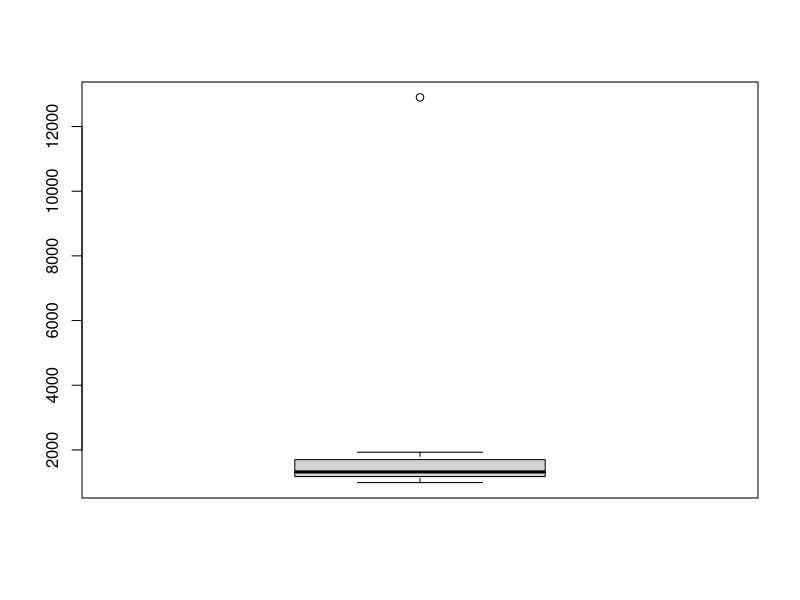

Write the R code that produced this figure.
df <- data.frame(VentasA= c(1320,1495,990,1250,12900,1900,1500,1100,1250,1100,1930),
                 VentasB= c(1110,1405,985,1290,1300,1705,1200,1105,1150,1210,NA))

# estimaciones puntuales 
mA <- mean(df$VentasA, na.rm = TRUE)
mB <- mean(df$VentasB, na.rm = TRUE)
s2A <- var(df$VentasA, na.rm = TRUE)
s2B <- var(df$VentasB, na.rm = TRUE)

# intervalos de confianza para la media poblacional
t.test(df$VentasA, conf.level = 0.95)$conf
t.test(df$VentasB, conf.level = 0.95)$conf

# intervalo para las varianzas poblacionales
IntVAR <- function(x, alpha){
  n <- length(x)
  s2 <- var(x, na.rm = TRUE)
  k1 <- qchisq(1-alpha/2, n-1, lower.tail = FALSE)
  k2 <- qchisq(alpha/2, n-1, lower.tail = FALSE)
  IV <- c(((n-1)*s2)/k2, ((n-1)*s2)/k1)
  return(IV)
}   
IntVAR(df$VentasA, 0.05)
IntVAR(df$VentasB, 0.05)

# intervalo para el cociente de varianzas
var.test(df$VentasA, df$VentasB, conf.level = 0.95)$conf

# intervalo para la diferencia de medias
t.test(df$VentasA, df$VentasB,  var.equal=FALSE ,conf.level = 0.95)$conf

boxplot(df$VentasA)
